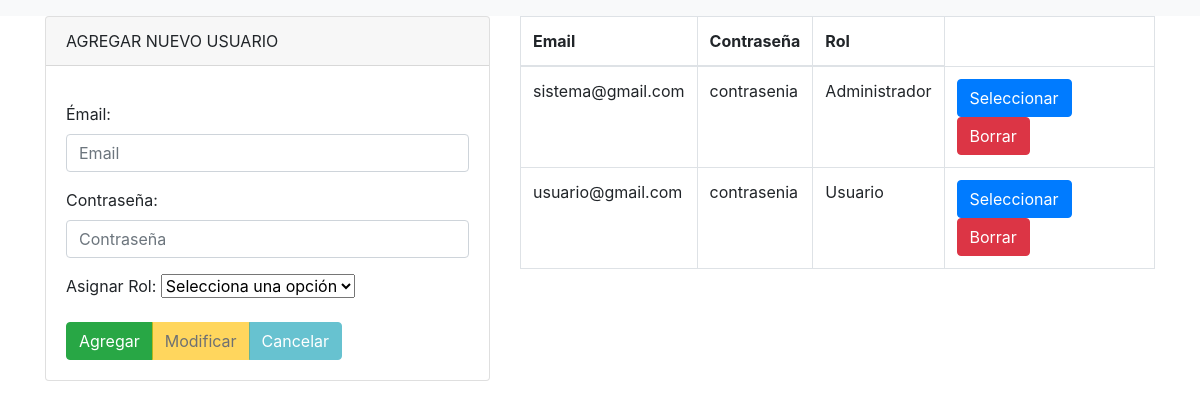
The page /section/usuario.php on the database as committed earlier.
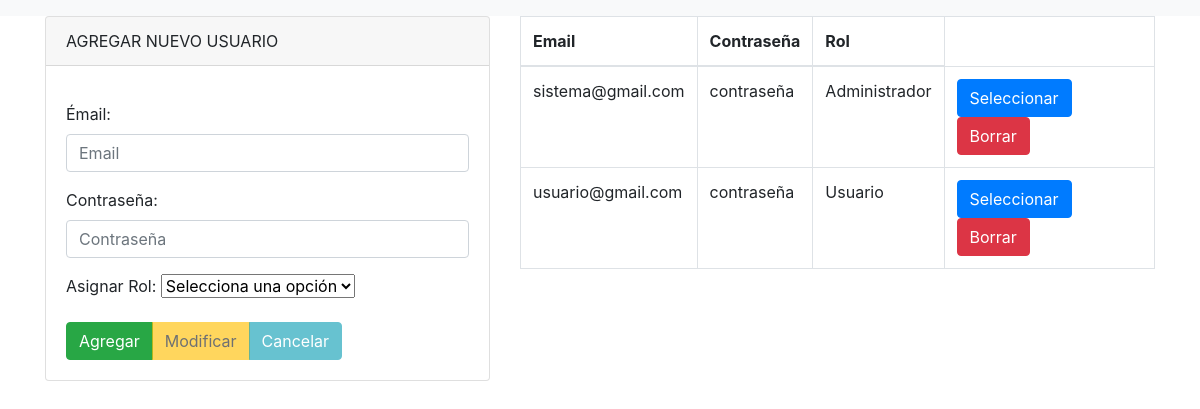
The same page on the database as committed later.
### tables this page shows
CREATE TABLE usuario(
	sql_usuario_id INTEGER UNSIGNED PRIMARY KEY AUTO_INCREMENT,
    sql_usuario_email VARCHAR(80) UNIQUE NOT NULL,
	sql_usuario_pass VARCHAR(100) NOT NULL,
    sql_usuario_rol_id INTEGER UNSIGNED NOT NULL,
	FOREIGN KEY (sql_usuario_rol_id) REFERENCES rol(sql_rol_id) 
		ON DELETE RESTRICT ON UPDATE CASCADE
);

CREATE TABLE rol(
	sql_rol_id INTEGER UNSIGNED PRIMARY KEY AUTO_INCREMENT,
    sql_rol_nombre VARCHAR(80) UNIQUE NOT NULL
);

### section/usuario.php (the view, shortened to what this page needs)
<?php include("./section_template/section_header.php");?>
<?php
$var_usuario_email = (isset($_POST['usuario_email']))?$_POST['usuario_email']:"";
$var_usuario_pass = (isset($_POST['usuario_pass']))?$_POST['usuario_pass']:"";
$var_accion = (isset($_POST['accion']))?$_POST['accion']:"";
include("../config/db.php");
$sentencia_sql= $conexion->prepare("SELECT
    usuario.sql_usuario_id,
    usuario.sql_usuario_email,
    usuario.sql_usuario_pass,
    usuario.sql_usuario_rol_id,
    rol.sql_rol_nombre
    FROM usuario
    JOIN rol ON usuario.sql_usuario_rol_id=rol.sql_rol_id
    ORDER BY usuario.sql_usuario_id ASC;");
$sentencia_sql->execute();
$lista_usuarios=$sentencia_sql->fetchAll(PDO::FETCH_ASSOC);
?>
    <div class="col-md-5">
        <div class="card">
            <div class="card-header">
                AGREGAR NUEVO USUARIO
            </div>
            <div class="card-body">
                <form method="POST" enctype="multipart/form-data">
                    <div class = "form-group">
                        <label for="usuario_email">Émail:</label>
                        <input type="text" required class="form-control" value="<?php echo $var_usuario_email; ?>" name="usuario_email" id="usuario_email"  placeholder="Email">
                    </div>
                    <div class = "form-group">
                        <label for="usuario_pass">Contraseña:</label>
                        <input type="text" required class="form-control" value="<?php echo $var_usuario_pass; ?>" name="usuario_pass" id="usuario_pass"  placeholder="Contraseña">
                    </div>
                    <div class = "form-group">
                        <label for="roles">Asignar Rol:</label>
                        <select name="usuario_rol_id" id="usuario_rol_id" required>
                            <?php if(isset($var_usuario_rol_id_2)) { ?>
                                <option selected="" value="<?php echo $var_usuario_rol_id_2; ?>" ><?php echo $var_rol_nombre; ?></option>
                            <?php } else{?>
                                <option value="" selected disabled hidden>Selecciona una opción</option>
                            <?php }?>
                        </select>
                    </div>
                    <div class="btn-group" role="group" aria-label="">
                        <button type="submit" name="accion" <?php echo ($var_accion=="Seleccionar")? "disabled":""?> value= "Agregar" class="btn btn-success">Agregar</button>
                        <button type="submit" name="accion" <?php echo ($var_accion!="Seleccionar")? "disabled":""?> value= "Modificar" class="btn btn-warning">Modificar</button>
                        <button type="submit" name="accion" <?php echo ($var_accion!="Seleccionar")? "disabled":""?> value= "Cancelar" class="btn btn-info">Cancelar</button>
                    </div>
                </form>
            </div>
        </div>
    </div>
    <div class="col-md-7">
        <table class="table table-bordered">
            <thead>
                <tr>
                    <th>Email</th>
                    <th>Contraseña</th>
                    <th>Rol</th>
                </tr>
            </thead>
            <tbody>
            <?php foreach($lista_usuarios as $usu) { ?>
                <tr>
                    <td><?php echo $usu['sql_usuario_email'] ?> </td>
                    <td><?php echo $usu['sql_usuario_pass'] ?></td>
                    <td><?php echo $usu['sql_rol_nombre'] ?></td>
                    <td>
                    <form method="post">
                        <input type="submit" name="accion" value="Seleccionar" class="btn btn-primary"/>
                        <input type="submit" name="accion" value="Borrar" class="btn btn-danger"/>
                    </form>
                    </td>
                </tr>
            <?php  } ?>
            </tbody>
        </table>
    </div>
<?php include("./section_template/section_footer.php");?>

### section/section_template/section_header.php (shortened to what this page needs)
<!doctype html>
<html lang="es">
  <head>
    <link rel="stylesheet" href="https://stackpath.bootstrapcdn.com/bootstrap/4.3.1/css/bootstrap.min.css">
  </head>
  <body>
    <nav class="navbar navbar-expand navbar-light bg-light">
    </nav>
  <div class="container">
      <div class="row">

### section/section_template/section_footer.php
      </div>
    </div>
  </body>
</html>

Rows that differ between the two databases and show on the page:
changed usuario "sistema@gmail.com": sql_usuario_pass "contrasenia" → "contraseña"
changed usuario "usuario@gmail.com": sql_usuario_pass "contrasenia" → "contraseña"
